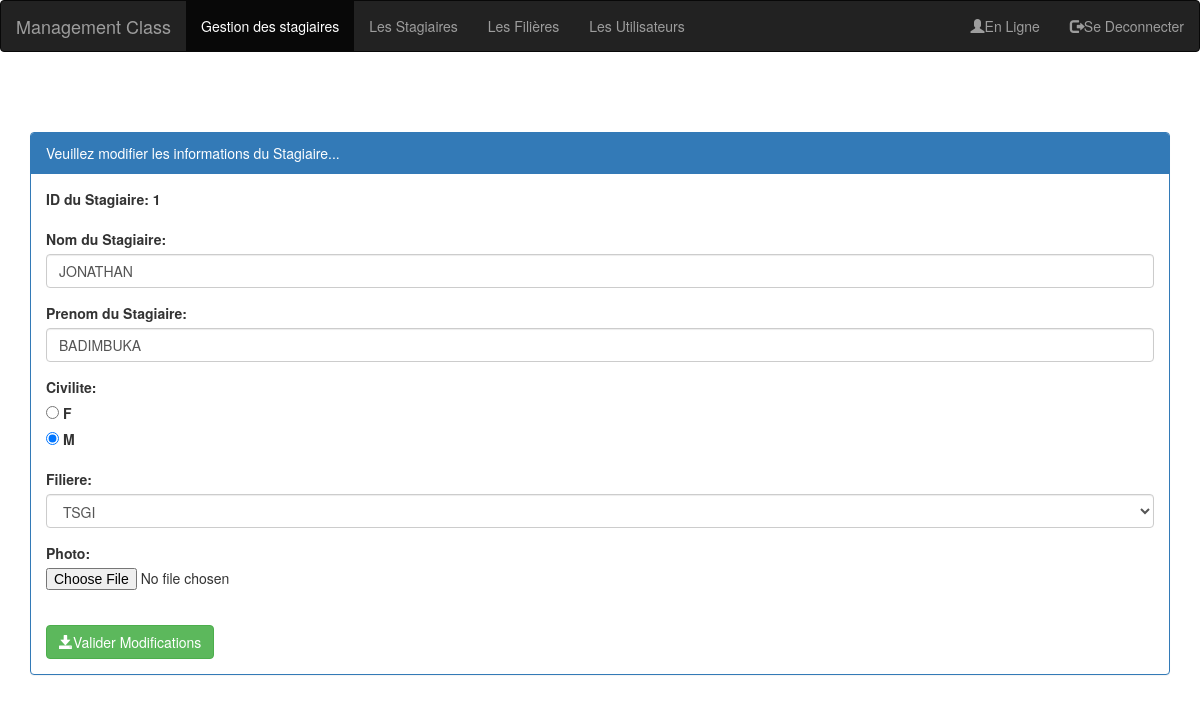
The page /pages/editerStagiaire.php?idS=1 on the database its author committed.
### tables this page shows
create table stagiaires(
		idStagiaire int(4) auto_increment primary key,
		nom varchar(50),
		prenom varchar(50),
		civilite varchar(1),
		photo varchar(100),
		idFiliere int(4)
		);

create table filieres(
		idFiliere int(4) auto_increment primary  key,
		nomFiliere varchar(40),
		niveau varchar(50)
		);

### pages/editerStagiaire.php (the view, shortened to what this page needs)
<?php
require_once('../base_de_donnees/connexion_bd.php');
$idS=isset($_GET['idS'])?$_GET['idS']:0;
$requete_stag="SELECT * FROM stagiaires WHERE idStagiaire=$idS";
$resultat=$pdo->query($requete_stag);
$stagiaire=$resultat->fetch();
$nom=$stagiaire['nom'];
$prenom=$stagiaire['prenom'];
$civilite=strtoupper($stagiaire['civilite']);
$idFiliere=$stagiaire['idFiliere'];
$requete_fil="SELECT * FROM filieres";
$resultatF=$pdo->query($requete_fil);
?>
<!DOCTYPE html>
<html>
<head>
	   <link rel="stylesheet" type="text/css" href="../css/bootstrap.min.css">
	   <link rel="stylesheet" type="text/css" href="../css/style.css">
	   <link rel="stylesheet" href="https://maxcdn.bootstrapcdn.com/bootstrap/3.4.1/css/bootstrap.min.css">
</head>
<body>
	<?php include("menu.php");  ?>
	<div class="container">
	    <div class="panel panel-primary margetop">
		  <div class="panel-heading">Veuillez modifier les informations du Stagiaire...</div>
		  <div class="panel-body">
			<form method="post" action="updateStagiaire.php" class="form" enctype="multipart/form-data">
				 <div class="form-group">
                    <label for="niveau">ID du Stagiaire:  <?= $idS; ?></label>
                    </div>
				<div class="form-group">
					<label for="niveau">Nom du Stagiaire:</label>
					<input type="text" name="nom" placeholder="Saisissez le nom de la filière" class="form-control" value="<?= $nom;  ?>">
				</div>
				<div class="form-group">
					<label for="niveau">Prenom du Stagiaire:</label>
					<input type="text" name="prenom" placeholder="Saisissez le nom de la filière" class="form-control" value="<?= $prenom;  ?>">
				</div>
				<div class="form-group">
					<label for="civilite">Civilite:</label><br>
					<label><input type="radio" name="civilite" value="F" <?php if($civilite==="F") echo "checked";?>> F</label><br>
					<label><input type="radio" name="civilite" value="M" <?php if($civilite==="M") echo "checked";?>> M</label>
				</div>
				<div class="form-group">
				<label for="filiere">Filiere:</label>
				<select name="filiere"  class="form-control">
					<?php while($filiere=$resultatF->fetch()) {   ?>
						<option value="<?= $filiere['idFiliere']; ?>" <?php if($idFiliere===$filiere['idFiliere'])echo "selected";  ?>   ><?= $filiere['nomFiliere']; ?></option>
					<?php  }  ?>
				</select>
				</div>
				<div class="form-group">
					<label for="civilite">Photo:</label>
					<input type="file" name="photo"/>
				</div>
				<br>
				<button type="submit" class="btn btn-success"><span class="glyphicon glyphicon-save"></span>Valider Modifications</button>
			</form>
		</div>
	</div>
	</div>
</body>
</html>

### css/style.css (style rules this page uses)
.margetop { margin-top: 60px; }

### rows shown on the page
stagiaires: nom "JONATHAN", prenom "BADIMBUKA", civilite "☐ F", civilite "☑ M", filiere "TSGI"

### other values the page prints
$idS "1"
